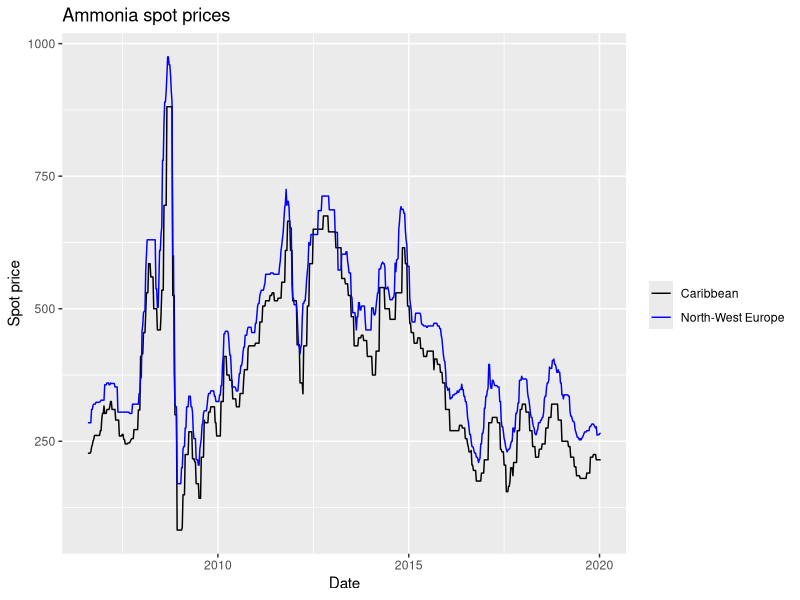
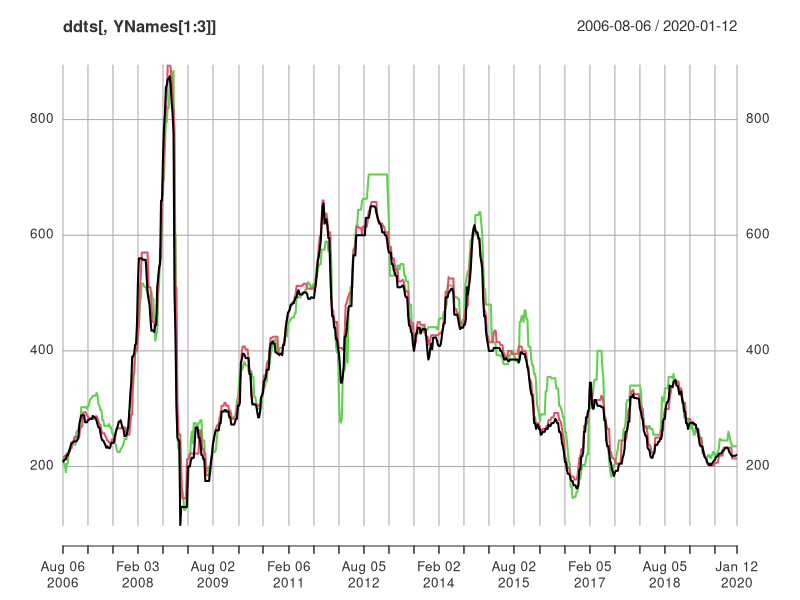
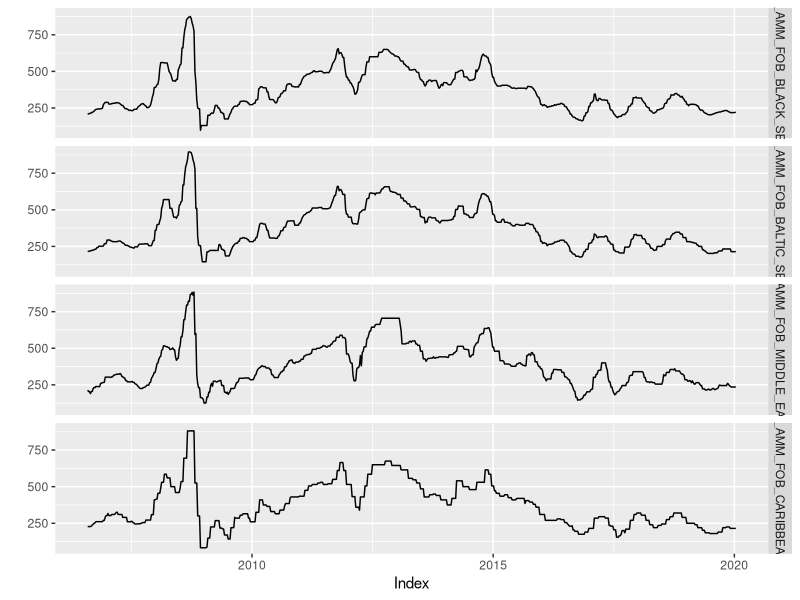

The R source for these figures, in order: (Note: this script raises an error after producing the figures.)
library(xts)
library(forecast)
library(ggplot2)
library(readxl)
library(car)

library(parallel)
library(MASS)
library(foreach)
library(doParallel)

options(digits=3)

# Data preparation

types = c("date", rep("numeric", 72))
dd = read_excel("data_amm.xlsx",sheet = 2, col_types = types)
colnames(dd)[1] = "DATE"


dd$DATE <- as.Date(dd$DATE, format = "%d.%m.%Y")

# Выкинем слишком короткие ряды


drops =  c("P_AMM_FOB_SE_ASIA","P_AMM_CFR_TURKEY", "P_AMM_CFR_SE_ASIA")
dd = dd[, !(names(dd) %in% drops)]


ddts <- xts(dd[, 2:ncol(dd)], order.by = dd$DATE)

# Точка старта так, чтобы экзогенные переменные тоже стратовали без пропусков
ddts = window(ddts, start = "2006-07-30")

YNames <- colnames(ddts)[substr(colnames(ddts), 1, 2) == "P_"] # Asya: tidyselect
XNames <- colnames(ddts)[substr(colnames(ddts), 1, 2) != "P_"]

XNames = c("BRENT", "GAS_Henry", "Coal", "Urea")
ddts = ddts[, c(YNames, XNames)]


# Заполним пропуски предыдущими значениями там, 
# где не было торгов и первыми известными значениями там, где нет начала ряда
ddts = na.locf(ddts)

# All exogeneous vars are lagged
ddts[,XNames] = lag(ddts[, XNames])

ddts = na.omit(ddts)
# ddts[,XNames] = na.locf(ddts[,XNames], fromLast = TRUE)


dd = data.frame(DATE=index(ddts), coredata(ddts))



some_series = ggplot(data = dd) + geom_line(aes(x = DATE, y =P_AMM_FOB_CARIBBEAN, color = "Caribbean")) +
  geom_line(aes(x = DATE, y = P_AMM_CFR_NW_EUR, color = "North-West Europe")) + 
  scale_colour_manual("", values = c("Caribbean"="black", "North-West Europe"="blue")) +
  xlab("Date") + ylab("Spot price") + ggtitle("Ammonia spot prices")
plot(some_series)
plot.xts(ddts[,YNames[1:3]], screens = factor(1, 1), auto.legend = TRUE)
autoplot(ddts[,YNames[1:4]])
ddts = ddts[,colSums(is.na(ddts)) == 0]




# data - xts, test_start - граница раздела тренировочной и тестовой выборки, metric - метрика качества прогноза
# горизонт прогноза для модели на каждой итерации


# Получить предыдущую дату
get_prev = function(data, ind){
  return(index(data)[which(index(data) == ind) - 1])
}

reshape_metrics = function(frame, names, model_names){
  new_frame = array(0, dim = c(floor(nrow(frame) / length(names)), ncol(frame), length(names)), dimnames = list(1:floor(nrow(frame) / length(names)), model_names, names))
  for (i in 1:length(names)){
    new_frame[,,i] = as.matrix(frame[c(startsWith(rownames(frame), names[i])),])
  }
  return(new_frame)
}


model_names = c(
  "auto.arima", 
  "ARIMA(1, d, 0)",
  # "sarima", 
  "auto.arimax"
  # "lm"
)


benchmark = function(data, xdata, expanding = "exp",indiff = "diff", test_start, metric, horizon, model_names, parallel){
  # Сохраним датасет в исходных значениях
  data_level = cbind(data) #Глубокое копирование на всякий случай
  xdata_level = cbind(xdata)
  # Если надо, преобразуем до разностей
  if (indiff == "diff"){
    data = na.omit(diff(data))
    xdata = na.omit(diff(xdata))
  } else if (indiff == "diff+xlevel") {
    data = na.omit(diff(data))
    xdata = na.omit(cbind(diff(xdata), xdata_level))
  }  else if (indiff == "diff+ylevel") {
    data = na.omit(diff(data))
    xdata = na.omit(cbind(diff(xdata), lag(data_level)))
  } else if (indiff == "diff+xlevel+ylevel") {
    data = na.omit(diff(data))
    xdata = na.omit(cbind(diff(xdata), xdata_level, lag(data_level)))
  } 
  
  
  
  
  # Вычислим количество моделей и возьмём даты в качестве индексов
  n_models = length(model_names)
  indeces = index(data)
  
  numCores = 1
  if (parallel == "work"){
    numCores <- detectCores() - 1
  } else if (parallel == "full"){
    numCores <- detectCores()
  }
  cl <- makeCluster(numCores)
  registerDoParallel(cl)
  print(numCores)
  

   # Идём по всем горизонтам
  r = foreach(h = 1:horizon,
           .combine = "cbind",
           .export = c("get_prev"),
           .packages = c("xts", "forecast", "ggplot2"),
           .verbose = FALSE) %dopar% {
             

    
    indeces_test = indeces[indeces >= test_start] #Ищем все стартовые точки, которые позже начала тестовой выборки
    indeces_test = indeces_test[1: (length(indeces_test) - h + 1)] #Последняя стартовая точка 
    
    print(length(indeces_test))
    
    # Массив для результатов
    results = array(0, dim = c(length(indeces_test),n_models, ncol(data)), dimnames = list((1:length(indeces_test)), model_names,colnames(data)))
    
    # Пройдём по всем точкам разбиения
    for (i in (1 : length(indeces_test))){
      
      start = 1
      # Если окно скользящее, то старт тоже двигается
      if (expanding == "exp"){
        start = i
      }
      
      # Тренировочные данные в разностях и тестовые данных в уровнях. Экзогенные переменные для теста тоже в разностях 
      train = window(data, start = indeces[start], end = get_prev(data, indeces_test[i]))
      test = window(data, start = indeces_test[i])
      test_level = window(data_level, start = indeces_test[i])
      
      train_x = window(xdata,start = indeces[start], end = get_prev(xdata, indeces_test[i]))
      test_x = window(xdata, start = indeces_test[i])
      test_x_level =  window(xdata_level, start = indeces_test[i])
      
      # print(length(indeces_test))
      print(h)
      # Пройдёмся по каждому ряду и оценим все модели.
      for (name in colnames(data)){
        # print(2)
        # Тут чёрное шаманство. По-факту, считается кумулятивная сумма на дату последнего
        # тренировочного элемента в истинных значениях и прогноза в разностях. И от этого считается метрика.
        arima = auto.arima(train[,name], max.P = 0, max.Q = 0, max.D = 0)
        results[i,"auto.arima", name] = accuracy(tail(cumsum(c(as.vector(data_level[get_prev(data, indeces_test[i])]) ,forecast(arima, h = h)$mean)), -1), head(test_level, h)[, name])[,metric]
        
        
        ar = auto.arima(train[,name], max.p = 1, max.q = 0,  max.P = 0, max.Q = 0, max.D = 0)
        results[i,"ARIMA(1, d, 0)", name] = accuracy(tail(cumsum(c(as.vector(data_level[get_prev(data, indeces_test[i])]) ,forecast(ar, h = h)$mean)), -1), head(test_level, h)[, name])[,metric]
        
        # sarima = auto.arima(train[,name])
        # results[i,"sarima", name] = accuracy(forecast(sarima, h = h)$mean, head(test, h)[, name])[,metric]
        
        arimax = auto.arima(train[,name], xreg = train_x)
        # print(forecast(arimax, h = h, xreg = test_x)$mean)
        results[i,"auto.arimax", name] = accuracy(tail(cumsum(c(as.vector(data_level[get_prev(data, indeces_test[i])]) ,forecast(arimax, h = h, xreg = test_x)$mean)), -1), head(test_level, h)[, name])[,metric]
        
        # reg = lm("P_AMM_FOB_BLACK_SEA~BRENT", data = cbind(data,xdata))
        # results[i,"lm", name] = accuracy(tail(cumsum(c(as.vector(data_level[get_prev(data, indeces_test[i])]) ,predict(reg, head(test_x_level, h)))), -1),as.vector(head(test_level, h)))[,metric]
        # print(accuracy(predict(reg, head(test_x, h)), as.vector(head(test, h))))
      }
      
    }
    # Пишем результаты
    print(colMeans(results))
    return(colMeans(results))
    # final[h, , ] = colMeans(results)
    print(100500)
   }
  stopCluster(cl)

  return(reshape_metrics(t(r), names = colnames(data), model_names = model_names))
}

data = ddts[,YNames]
xdata = ddts[, XNames]


XN = list("BRENT", "GAS_Henry", "Coal", "Urea", c("BRENT", "GAS_Henry", "Coal", "Urea"))
indiff = c("diff", "diff+xlevel", "diff+ylevel", "diff+xlevel+ylevel")
expanding = c("exp", "noexp")

library(openxlsx)




i = 1

wb <- createWorkbook()

for (name in YNames){
  addWorksheet(wb, name)
}

for (xset in XN){
  for (ind in indiff){
    for (exp in expanding){
      metrics = benchmark(data[,1], 
                          xdata[,xset],
                          indiff = ind,
                          expanding = exp,
                          test_start = "2018-11-18",
                          metric = "MAPE",
                          horizon = 12,
                          model_names = model_names,
                          parallel = "full") 
      print(i/16)
      
      for (name in dimnames(metrics)[[3]]){
        writeData(wb, name, t(c(ind, exp, xset)), startCol = 1, startRow = i)
        writeData(wb, name, metrics[,,name], startCol = 1, startRow = i+2)
        i = i + 16
      }
      
      
    }
  }
}

saveWorkbook(wb, file = "benchmarks2.xlsx", overwrite = TRUE)

metrics
metrics_2 = benchmark(data[,1], xdata, indiff = TRUE, expanding = TRUE, test_start = "2018-06-03", metric = "MAPE", horizon = 12, model_names = model_names, parallel = TRUE)
autoplot(ts(metrics_2[,1:3,1]))

system.time(benchmark(data[,1:2], xdata, indiff = TRUE, expanding = TRUE, test_start = "2018-01-07", metric = "MAPE", horizon = 30, model_names = model_names, parallel = TRUE))
